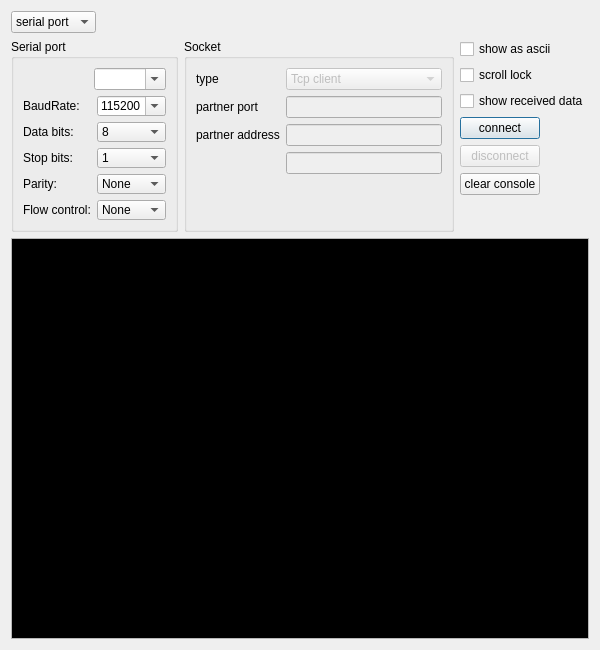
<?xml version="1.0" encoding="UTF-8"?>
<ui version="4.0">
 <class>SettingsDialog</class>
 <widget class="QDialog" name="SettingsDialog">
  <property name="geometry">
   <rect>
    <x>0</x>
    <y>0</y>
    <width>600</width>
    <height>650</height>
   </rect>
  </property>
  <property name="sizePolicy">
   <sizepolicy hsizetype="Preferred" vsizetype="Preferred">
    <horstretch>0</horstretch>
    <verstretch>0</verstretch>
   </sizepolicy>
  </property>
  <property name="minimumSize">
   <size>
    <width>600</width>
    <height>650</height>
   </size>
  </property>
  <property name="maximumSize">
   <size>
    <width>1000</width>
    <height>900</height>
   </size>
  </property>
  <property name="windowTitle">
   <string>Sniff/Convert</string>
  </property>
  <layout class="QVBoxLayout" name="verticalLayout_2" stretch="0,0,1">
   <item>
    <layout class="QHBoxLayout" name="horizontalLayout_3">
     <item>
      <widget class="QComboBox" name="connectionTypeComboBox">
       <item>
        <property name="text">
         <string>serial port</string>
        </property>
       </item>
       <item>
        <property name="text">
         <string>socket</string>
        </property>
       </item>
      </widget>
     </item>
     <item>
      <spacer name="horizontalSpacer_3">
       <property name="orientation">
        <enum>Qt::Horizontal</enum>
       </property>
       <property name="sizeHint" stdset="0">
        <size>
         <width>40</width>
         <height>20</height>
        </size>
       </property>
      </spacer>
     </item>
    </layout>
   </item>
   <item>
    <layout class="QHBoxLayout" name="horizontalLayout_2" stretch="0,1,0">
     <item>
      <widget class="QGroupBox" name="selectBox">
       <property name="title">
        <string>Serial port</string>
       </property>
       <layout class="QVBoxLayout" name="verticalLayout">
        <item>
         <layout class="QHBoxLayout" name="horizontalLayout" stretch="0,0">
          <item>
           <spacer name="horizontalSpacer">
            <property name="orientation">
             <enum>Qt::Horizontal</enum>
            </property>
            <property name="sizeHint" stdset="0">
             <size>
              <width>40</width>
              <height>20</height>
             </size>
            </property>
           </spacer>
          </item>
          <item>
           <widget class="QComboBox" name="serialPortInfoListBox">
            <property name="minimumSize">
             <size>
              <width>69</width>
              <height>0</height>
             </size>
            </property>
            <property name="editable">
             <bool>true</bool>
            </property>
           </widget>
          </item>
         </layout>
        </item>
        <item>
         <layout class="QVBoxLayout" name="verticalLayout_6">
          <item>
           <layout class="QHBoxLayout" name="horizontalLayout_10">
            <item>
             <widget class="QLabel" name="baudRateLabel">
              <property name="text">
               <string>BaudRate:</string>
              </property>
             </widget>
            </item>
            <item>
             <widget class="QComboBox" name="baudRateBox">
              <property name="sizePolicy">
               <sizepolicy hsizetype="Fixed" vsizetype="Fixed">
                <horstretch>0</horstretch>
                <verstretch>0</verstretch>
               </sizepolicy>
              </property>
              <property name="minimumSize">
               <size>
                <width>69</width>
                <height>20</height>
               </size>
              </property>
              <property name="maximumSize">
               <size>
                <width>69</width>
                <height>20</height>
               </size>
              </property>
              <property name="baseSize">
               <size>
                <width>69</width>
                <height>20</height>
               </size>
              </property>
              <property name="editable">
               <bool>true</bool>
              </property>
              <property name="currentText">
               <string>115200</string>
              </property>
              <item>
               <property name="text">
                <string>115200</string>
               </property>
              </item>
              <item>
               <property name="text">
                <string>57600</string>
               </property>
              </item>
              <item>
               <property name="text">
                <string>38400</string>
               </property>
              </item>
              <item>
               <property name="text">
                <string>19200</string>
               </property>
              </item>
              <item>
               <property name="text">
                <string>9600</string>
               </property>
              </item>
              <item>
               <property name="text">
                <string>4800</string>
               </property>
              </item>
              <item>
               <property name="text">
                <string>2400</string>
               </property>
              </item>
              <item>
               <property name="text">
                <string>1200</string>
               </property>
              </item>
             </widget>
            </item>
           </layout>
          </item>
          <item>
           <layout class="QHBoxLayout" name="horizontalLayout_11">
            <item>
             <widget class="QLabel" name="dataBitsLabel">
              <property name="text">
               <string>Data bits:</string>
              </property>
             </widget>
            </item>
            <item>
             <widget class="QComboBox" name="dataBitsBox">
              <property name="sizePolicy">
               <sizepolicy hsizetype="Fixed" vsizetype="Fixed">
                <horstretch>0</horstretch>
                <verstretch>0</verstretch>
               </sizepolicy>
              </property>
              <property name="minimumSize">
               <size>
                <width>69</width>
                <height>20</height>
               </size>
              </property>
              <property name="maximumSize">
               <size>
                <width>69</width>
                <height>20</height>
               </size>
              </property>
              <property name="baseSize">
               <size>
                <width>69</width>
                <height>20</height>
               </size>
              </property>
              <property name="currentText">
               <string>8</string>
              </property>
              <item>
               <property name="text">
                <string>8</string>
               </property>
              </item>
              <item>
               <property name="text">
                <string>7</string>
               </property>
              </item>
              <item>
               <property name="text">
                <string>6</string>
               </property>
              </item>
              <item>
               <property name="text">
                <string>5</string>
               </property>
              </item>
             </widget>
            </item>
           </layout>
          </item>
          <item>
           <layout class="QHBoxLayout" name="horizontalLayout_9">
            <item>
             <widget class="QLabel" name="stopBitsLabel">
              <property name="text">
               <string>Stop bits:</string>
              </property>
             </widget>
            </item>
            <item>
             <widget class="QComboBox" name="stopBitsBox">
              <property name="sizePolicy">
               <sizepolicy hsizetype="Fixed" vsizetype="Fixed">
                <horstretch>0</horstretch>
                <verstretch>0</verstretch>
               </sizepolicy>
              </property>
              <property name="minimumSize">
               <size>
                <width>69</width>
                <height>20</height>
               </size>
              </property>
              <property name="maximumSize">
               <size>
                <width>69</width>
                <height>20</height>
               </size>
              </property>
              <item>
               <property name="text">
                <string>1</string>
               </property>
              </item>
              <item>
               <property name="text">
                <string>1.5</string>
               </property>
              </item>
              <item>
               <property name="text">
                <string>2</string>
               </property>
              </item>
             </widget>
            </item>
           </layout>
          </item>
          <item>
           <layout class="QHBoxLayout" name="horizontalLayout_8">
            <item>
             <widget class="QLabel" name="parityLabel">
              <property name="text">
               <string>Parity:</string>
              </property>
             </widget>
            </item>
            <item>
             <widget class="QComboBox" name="parityBox">
              <property name="sizePolicy">
               <sizepolicy hsizetype="Fixed" vsizetype="Fixed">
                <horstretch>0</horstretch>
                <verstretch>0</verstretch>
               </sizepolicy>
              </property>
              <property name="minimumSize">
               <size>
                <width>69</width>
                <height>20</height>
               </size>
              </property>
              <property name="maximumSize">
               <size>
                <width>69</width>
                <height>20</height>
               </size>
              </property>
              <item>
               <property name="text">
                <string>None</string>
               </property>
              </item>
              <item>
               <property name="text">
                <string>Even</string>
               </property>
              </item>
              <item>
               <property name="text">
                <string>Odd</string>
               </property>
              </item>
              <item>
               <property name="text">
                <string>Mark</string>
               </property>
              </item>
              <item>
               <property name="text">
                <string>Space</string>
               </property>
              </item>
             </widget>
            </item>
           </layout>
          </item>
          <item>
           <layout class="QHBoxLayout" name="horizontalLayout_12" stretch="0,0">
            <item>
             <widget class="QLabel" name="flowControlLabel">
              <property name="text">
               <string>Flow control:</string>
              </property>
             </widget>
            </item>
            <item>
             <widget class="QComboBox" name="flowControlBox">
              <property name="sizePolicy">
               <sizepolicy hsizetype="Fixed" vsizetype="Fixed">
                <horstretch>0</horstretch>
                <verstretch>0</verstretch>
               </sizepolicy>
              </property>
              <property name="minimumSize">
               <size>
                <width>69</width>
                <height>20</height>
               </size>
              </property>
              <property name="maximumSize">
               <size>
                <width>69</width>
                <height>20</height>
               </size>
              </property>
              <item>
               <property name="text">
                <string>None</string>
               </property>
              </item>
              <item>
               <property name="text">
                <string>RTS/CTS</string>
               </property>
              </item>
              <item>
               <property name="text">
                <string>XON/XOFF</string>
               </property>
              </item>
             </widget>
            </item>
           </layout>
          </item>
         </layout>
        </item>
       </layout>
       <zorder></zorder>
      </widget>
     </item>
     <item>
      <widget class="QGroupBox" name="groupBox_4">
       <property name="maximumSize">
        <size>
         <width>16777215</width>
         <height>16777215</height>
        </size>
       </property>
       <property name="title">
        <string>Socket</string>
       </property>
       <layout class="QFormLayout" name="formLayout">
        <property name="fieldGrowthPolicy">
         <enum>QFormLayout::AllNonFixedFieldsGrow</enum>
        </property>
        <item row="0" column="0">
         <widget class="QLabel" name="type">
          <property name="text">
           <string>type</string>
          </property>
         </widget>
        </item>
        <item row="0" column="1">
         <widget class="QComboBox" name="socketsTypeComboBox">
          <property name="enabled">
           <bool>false</bool>
          </property>
          <item>
           <property name="text">
            <string>Tcp client</string>
           </property>
          </item>
          <item>
           <property name="text">
            <string>Tcp server</string>
           </property>
          </item>
          <item>
           <property name="text">
            <string>Udp socket</string>
           </property>
          </item>
         </widget>
        </item>
        <item row="2" column="0">
         <widget class="QLabel" name="socketPortLabel">
          <property name="text">
           <string>partner port</string>
          </property>
         </widget>
        </item>
        <item row="2" column="1">
         <widget class="QLineEdit" name="socketPortLineEdit">
          <property name="enabled">
           <bool>false</bool>
          </property>
         </widget>
        </item>
        <item row="4" column="0">
         <widget class="QLabel" name="soketAddressLabel">
          <property name="text">
           <string>partner address</string>
          </property>
         </widget>
        </item>
        <item row="4" column="1">
         <widget class="QLineEdit" name="socketAdressLineEdit">
          <property name="enabled">
           <bool>false</bool>
          </property>
          <property name="inputMask">
           <string/>
          </property>
          <property name="text">
           <string/>
          </property>
         </widget>
        </item>
        <item row="5" column="0">
         <widget class="QLabel" name="socketOwnUdpPort">
          <property name="text">
           <string/>
          </property>
         </widget>
        </item>
        <item row="5" column="1">
         <widget class="QLineEdit" name="socketUdpOwnPortLineEdit">
          <property name="enabled">
           <bool>false</bool>
          </property>
         </widget>
        </item>
       </layout>
      </widget>
     </item>
     <item>
      <layout class="QFormLayout" name="formLayout_2">
       <property name="fieldGrowthPolicy">
        <enum>QFormLayout::AllNonFixedFieldsGrow</enum>
       </property>
       <item row="1" column="0">
        <widget class="QCheckBox" name="showAsAsciiCheckBox">
         <property name="text">
          <string>show as ascii</string>
         </property>
        </widget>
       </item>
       <item row="2" column="0">
        <widget class="QCheckBox" name="scrollLockCheckBox">
         <property name="text">
          <string>scroll lock</string>
         </property>
        </widget>
       </item>
       <item row="3" column="0">
        <widget class="QCheckBox" name="showReceivedCheckBox">
         <property name="text">
          <string>show received data</string>
         </property>
        </widget>
       </item>
       <item row="4" column="0">
        <widget class="QPushButton" name="connectButton">
         <property name="text">
          <string>connect</string>
         </property>
        </widget>
       </item>
       <item row="5" column="0">
        <widget class="QPushButton" name="disconnectButton">
         <property name="enabled">
          <bool>false</bool>
         </property>
         <property name="text">
          <string>disconnect</string>
         </property>
        </widget>
       </item>
       <item row="6" column="0">
        <widget class="QPushButton" name="clearConsoleButton">
         <property name="text">
          <string>clear console</string>
         </property>
        </widget>
       </item>
      </layout>
     </item>
    </layout>
   </item>
   <item>
    <widget class="QTextEdit" name="scriptConsole">
     <property name="palette">
      <palette>
       <active>
        <colorrole role="Text">
         <brush brushstyle="SolidPattern">
          <color alpha="255">
           <red>0</red>
           <green>255</green>
           <blue>0</blue>
          </color>
         </brush>
        </colorrole>
        <colorrole role="Base">
         <brush brushstyle="SolidPattern">
          <color alpha="255">
           <red>0</red>
           <green>0</green>
           <blue>0</blue>
          </color>
         </brush>
        </colorrole>
       </active>
       <inactive>
        <colorrole role="Text">
         <brush brushstyle="SolidPattern">
          <color alpha="255">
           <red>0</red>
           <green>255</green>
           <blue>0</blue>
          </color>
         </brush>
        </colorrole>
        <colorrole role="Base">
         <brush brushstyle="SolidPattern">
          <color alpha="255">
           <red>0</red>
           <green>0</green>
           <blue>0</blue>
          </color>
         </brush>
        </colorrole>
       </inactive>
       <disabled>
        <colorrole role="Text">
         <brush brushstyle="SolidPattern">
          <color alpha="255">
           <red>120</red>
           <green>120</green>
           <blue>120</blue>
          </color>
         </brush>
        </colorrole>
        <colorrole role="Base">
         <brush brushstyle="SolidPattern">
          <color alpha="255">
           <red>240</red>
           <green>240</green>
           <blue>240</blue>
          </color>
         </brush>
        </colorrole>
       </disabled>
      </palette>
     </property>
    </widget>
   </item>
  </layout>
 </widget>
 <resources/>
 <connections/>
</ui>
